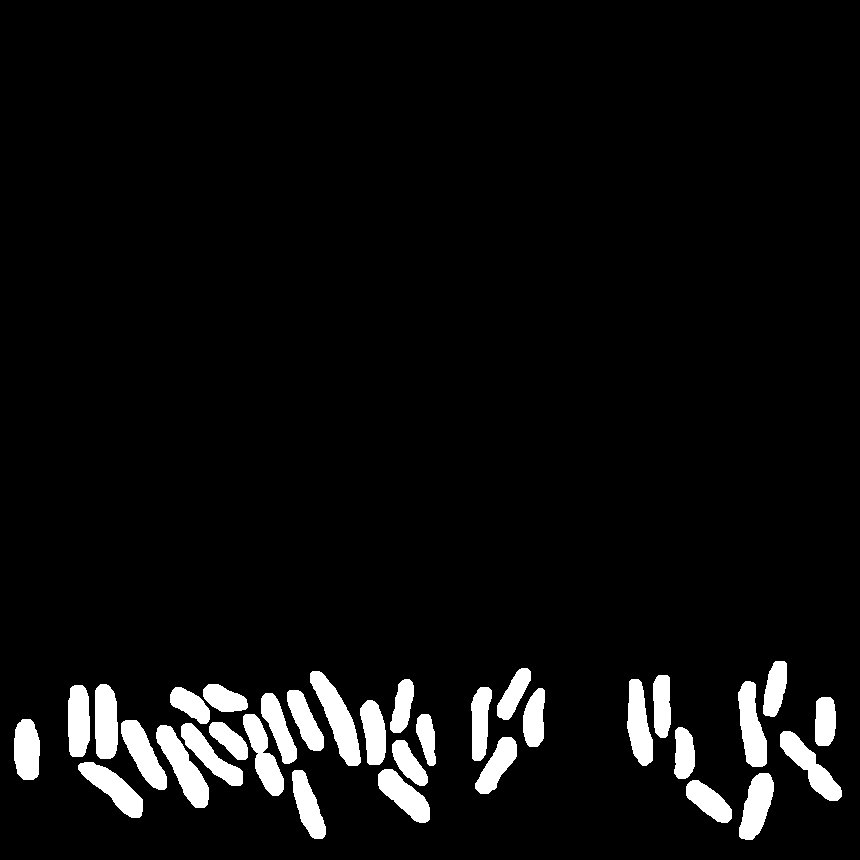
#> input picture gt_phaselabel.tif, 860 x 860 px; the run also reads 1 picture not shown here
$ python evalphasedata3.py   (Python 2 division)   (older library calls are emulated)
#> lines starting #> are read from the running program, lines starting #| are printed output that depends on the picture
### createbacteria.py
''''
img is the classified image
'''


import numpy as np
import cv2
from matplotlib import pyplot as plt
import skimage.morphology as skmorph
from scipy.ndimage import label
import scipy as sp
import gaussianRectangle
from sklearn.cluster import k_means_
import itertools
import sklearn

def findAreaDistribution(img):
    '''
    findAreaDistribution(img)--> sizearray, containing area of all objects
    '''
    uniq = np.unique(img)
    uniq = uniq[uniq>0]
    sizearray = np.zeros_like(uniq)
    for ii, jj in enumerate(uniq):
        sizearray[ii] = np.sum(img==jj)
    return(sizearray)

def removeBoundaryLabel(labelimg):
    '''
       removeBoundaryLabel(labelimg)-> outimg boundary labels removed
    '''

    boundlab = np.unique( np.concatenate(( labelimg[0,:] , labelimg[:,0] ,labelimg[-1,:], labelimg[:,-1])  ) )
#> boundlab = [0, 1, 2, 3, 4, 5, 6, 120, 138]
    boundlab = boundlab[boundlab>0]
#> boundlab = [1, 2, 3, 4, 5, 6, 120, 138]
    for ii in boundlab:
        labelimg[labelimg==ii]=0
#> this loop made 8 passes
#> ii on passes 7 to 8: 120, 138
    return(labelimg)


def labelDilation(img, window):

    '''labelDilation(img, window) -->dilimage

    input (labeled image, window size)

    '''
#> called with window = 3


    wsize = window/2
    gt = img
    dilimage = np.copy(img)
    for ii in np.arange(window, gt.shape[0]-window,1 ):
        for jj in np.arange(window, gt.shape[1]-window,1 ):
            if(np.sum(gt[ii-wsize:ii+wsize+1,jj-wsize:jj+wsize+1]) !=0 and gt[ii,jj]==0):
                dilimage[ii,jj] = findMaxOccurance(gt[ii-wsize:ii+wsize+1,jj-wsize:jj+wsize+1])
#> this loop made 854 passes
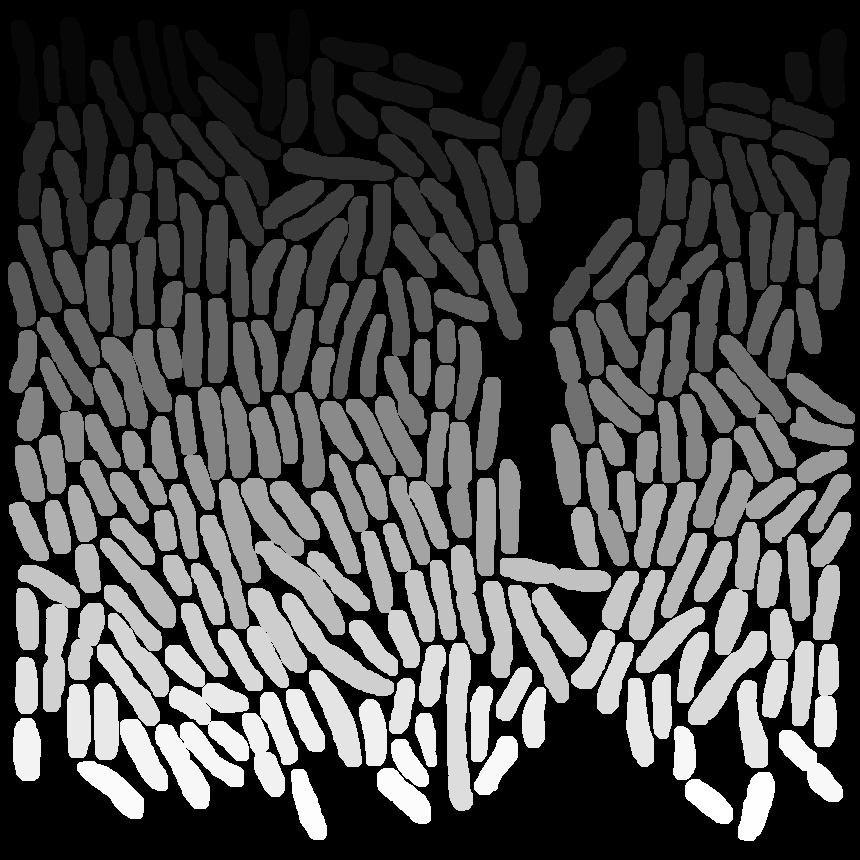
#> dilimage: shape (860, 860) uint16; min 0, max 288, mean 81.3; drawn with min black and max white
    return(dilimage)


def evaluateSegmentation2(glabel, bacteriaregion):
    '''
    evaluateSegmentation2(glabel, bacteriaregion)--> recall, precision, fmeasure, dicescore
     version2
    '''
    labelvals = np.unique(glabel)
    baclabels = np.unique(bacteriaregion)
    baclabels = baclabels[baclabels>0]
    visited = np.zeros_like(baclabels)

    recall = np.zeros(labelvals.shape[0])
    precision = np.zeros(labelvals.shape[0])
    accuracy = np.zeros(labelvals.shape[0])
    fmeasure = np.zeros(labelvals.shape[0])
    dicescore =np.zeros(labelvals.shape[0])

    for ii in np.arange(1,labelvals.shape[0]):
        temp = glabel == labelvals[ii]
        temparray = bacteriaregion[temp]
        vals = np.unique(temparray)
        countval = np.zeros((vals.shape))
        if (vals.shape[0] > 1):
            for jj in range(vals.shape[0]):
                countval[jj] = temparray.tolist().count(vals[jj])
        maxoverlaplabel = vals[countval.argmax()]
        if(maxoverlaplabel!=0):
            coverageingt = temparray.tolist().count(maxoverlaplabel)/np.float64(temparray.shape[0])
            bacloc = np.argwhere(bacteriaregion == maxoverlaplabel)
            coverageinbac = temp[bacloc[:,0],bacloc[:,1]].tolist().count(True)/np.float64(bacloc.shape[0])
            #if (coverageingt > 0.6 and coverageinbac > 0.6):
            if (coverageingt > 0.0 and coverageinbac > 0.0):

                visited[np.argwhere(baclabels==maxoverlaplabel)[0][0]] = 1

                tp = np.float64(temparray.tolist().count(maxoverlaplabel))
                fn = np.float64(temparray.shape[0] - tp)
                fp = np.float64(bacloc.shape[0] - tp)
                recall[ii] = tp/(tp + fn)
                precision[ii] = tp/(tp + fp)
                accuracy[ii] = tp/(tp + fn + fp)
                fmeasure[ii] = (2*precision[ii]*recall[ii])/(precision[ii] + recall[ii])
                dicescore[ii] = 2*tp/(fp + fn + 2*tp)

    for ii in baclabels[np.argwhere(visited!=1)]:
        recall = np.append(recall,0)
        precision = np.append(precision,0)
        accuracy = np.append(accuracy,0)
        fmeasure = np.append(fmeasure,0)
        dicescore = np.append(dicescore,0)

    return(recall, precision, fmeasure, dicescore)


# [121 lines left out: functions findAverageimage, rotateImage, cenMoment, ellipseParam, not called in this run]

def findMaxOccurance(data):
    '''
    findMaxOccurance(data)-->maxoccur
    finds the element which repeats maximum
    '''
    uniqdata = np.unique(data)
    uniqdata = uniqdata[uniqdata>0]
    sizelist = []
    for ii in range(uniqdata.shape[0]):
        sizelist.append(np.sum(data==uniqdata[ii]))
    maxoccur = uniqdata[np.argmax(sizelist)]
    return(maxoccur)


# [802 lines left out: functions kmeanCluster, mergeCells2, findCombinations, mergeCell, fitEllipseImage, findConvexImage and 32 more, not called in this run]

### evalphasedata3.py
#%%

import time

import createbacteria  as cb
import numpy as np
from matplotlib import pyplot as plt
import cv2
import scipy.io as sio


def fthreshValue(fmeasure,binval):
    a = np.linspace(0, 1, binval)
    fthresh = np.zeros((a.shape[0]))
    for ii in range(a.shape[0]):
        fthresh[ii] = (fmeasure > a[ii] ).tolist().count(True)
    return(fthresh/fmeasure.shape[0])

LINEWIDTH = 1
FONTSIZE = 14
font = {'family' : 'normal',
        'weight' : 'normal',
        'size'   : FONTSIZE}

plt.rc('font', **font)


#%% Elf phase dataset
startime = time.time()

gt = cv2.imread('gt_phaselabel.tif',cv2.CV_LOAD_IMAGE_UNCHANGED)

gt = cb.removeBoundaryLabel(gt)
gt = cb.labelDilation(gt,3)


cbaout = cv2.imread('cba_phase_outimg.tif',cv2.CV_LOAD_IMAGE_UNCHANGED)
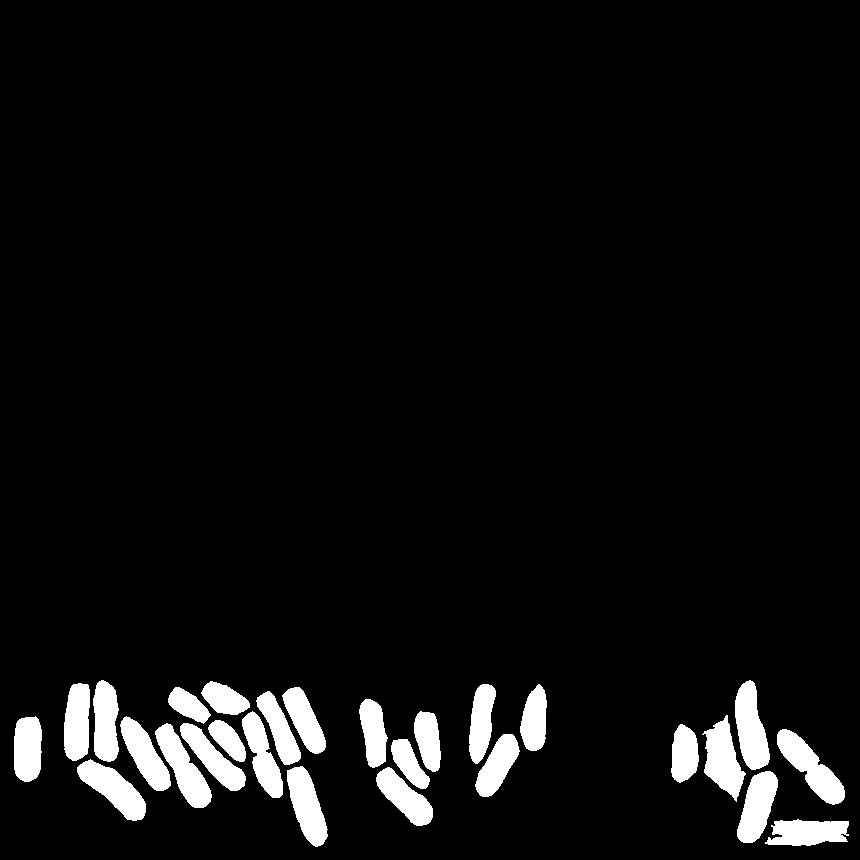
#> input picture cba_phase_outimg.tif, 860 x 860 px
#> cbaout: shape (860, 860) uint16; min 0, max 282, mean 85
cbaout = cb.removeBoundaryLabel(cbaout)
#> the loop in removeBoundaryLabel (call 2), `for ii in boundlab:` made 2 passes
#> ii on passes 1 to 2: 121, 137

cbafilt = cv2.imread('cba_phase_filterout.tif',cv2.CV_LOAD_IMAGE_UNCHANGED)
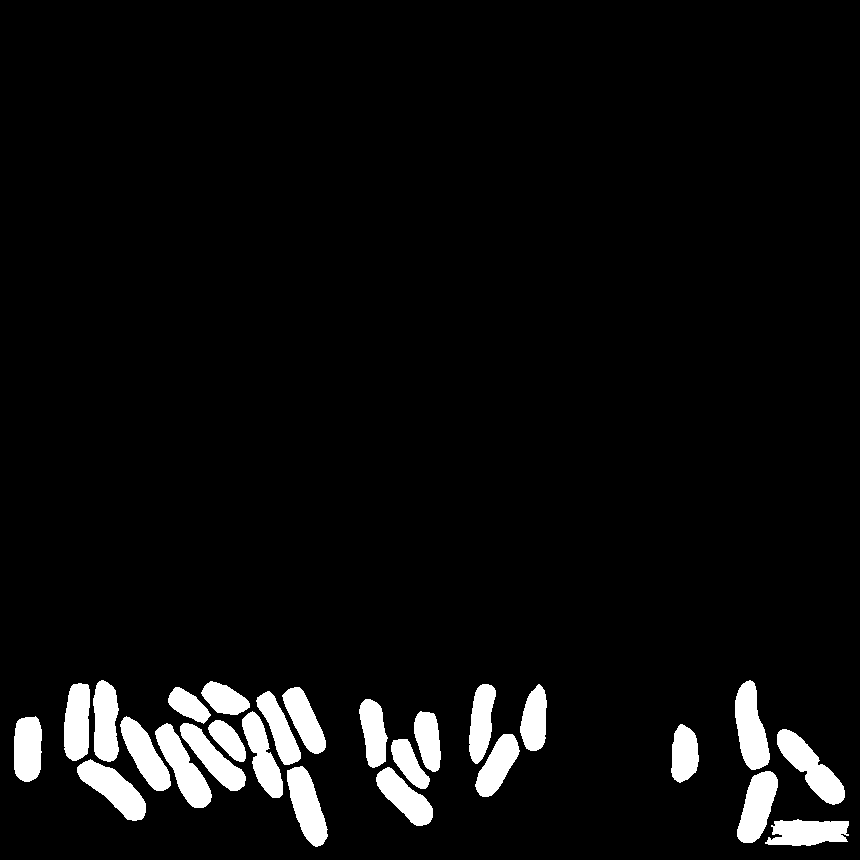
#> input picture cba_phase_filterout.tif, 860 x 860 px
#> cbafilt: shape (860, 860) uint16; min 0, max 282, mean 84

cbafilt = cb.removeBoundaryLabel(cbafilt)

cbasmooth = cv2.imread('cba_phase_smoothout.tif',cv2.CV_LOAD_IMAGE_UNCHANGED)
#> cbasmooth: shape (860, 860) uint16; min 0, max 282, mean 83.8

cbasmooth = cb.removeBoundaryLabel(cbasmooth)


mamle = cv2.imread('mamle_phase.tif',cv2.CV_LOAD_IMAGE_UNCHANGED)
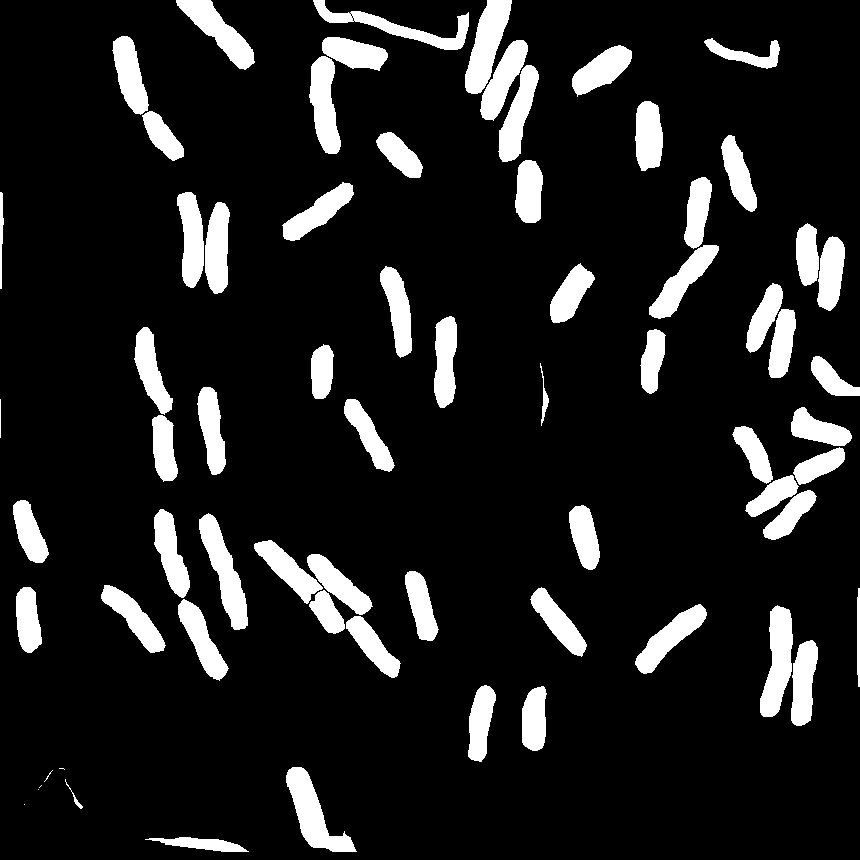
#> input picture mamle_phase.tif, 860 x 860 px
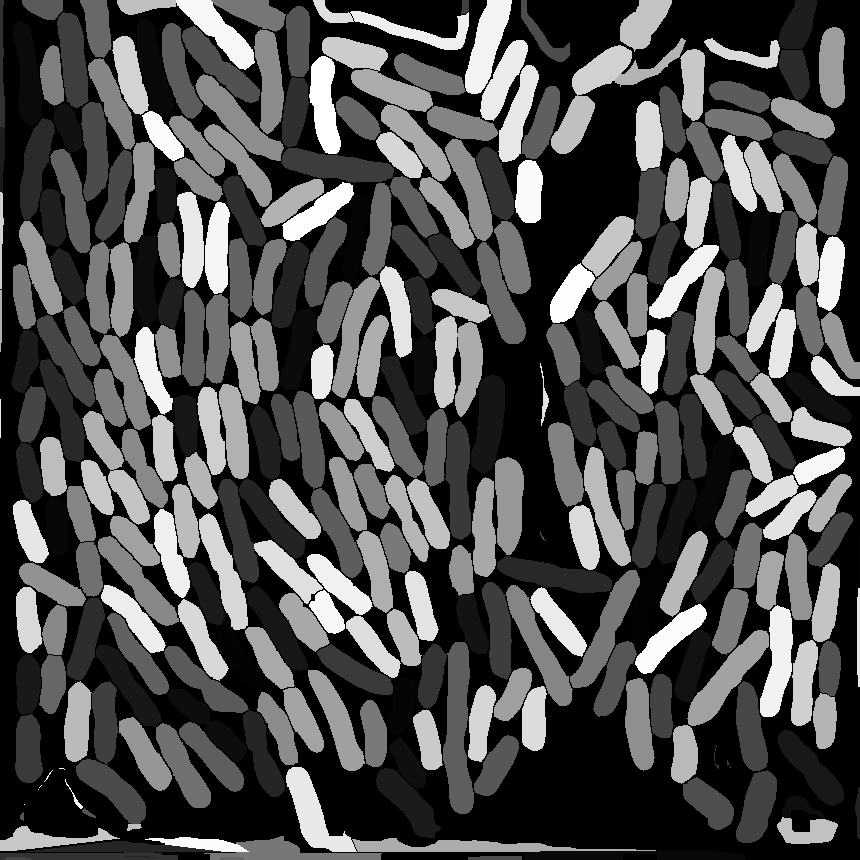
#> mamle: shape (860, 860) uint16; min 0, max 320, mean 99.1; drawn with min black and max white
#mamle = cv2.imread('/Users/sajithks/Documents/project_cell_tracking/processed/result_comparisons/segmentation/others/mamle/mamleelfphase.tif',cv2.CV_LOAD_IMAGE_UNCHANGED)

mamle = cb.removeBoundaryLabel(mamle)


plotloc = ''

matfile = sio.loadmat('phase3.mat')
#> (reads phase3.mat from the repository)

metrics = matfile['metrics']

recall1, precision1, fmeasure1, dicescore1 = cb.evaluateSegmentation2(gt, cbaout)
#> the loop in evaluateSegmentation2, `for ii in baclabels[np.argwhere(visited!=1)]:` made 13 passes
#> ii on passes 1 to 12: [1], [2], [3], [4], [5], [6], [7], [8], [9], [36], [230], [268]
recall2, precision2, fmeasure2, dicescore2 = cb.evaluateSegmentation2(gt, cbafilt)
#> the loop in evaluateSegmentation2 (call 2), `for ii in baclabels[np.argwhere(visited!=1)]:` made 7 passes
recall3, precision3, fmeasure3, dicescore3 = cb.evaluateSegmentation2(gt, cbasmooth)

recall4 = metrics[:,0]
precision4 = metrics[:,1]
fmeasure4 = metrics[:,2]
dicescore4 = metrics[:,3]

recall5, precision5, fmeasure5, dicescore5 = cb.evaluateSegmentation2(gt, mamle)

bincount = 100
ft1 = fthreshValue(fmeasure1, bincount)
ft2 = fthreshValue(fmeasure2, bincount)
ft3 = fthreshValue(fmeasure3, bincount)
ft4 = fthreshValue(fmeasure4, bincount)
ft5 = fthreshValue(fmeasure5, bincount)


xval = np.linspace(0, 1, bincount)


plt.figure()#, plt.plot(xval, ft1, label='outimg','')#, xval, ft2, 'b', xval, ft3, 'r', xval, ft4, 'g'),plt.title('F-score Elf phase'),plt.legend(('line1','line2','line3','line4'),('outimg','filterout','smoothout','microbetracker')),plt.show()
line1, = plt.plot(xval, ft1, label='algorithm',color = 'k')
line2, = plt.plot(xval, ft2, label='algorithm + filtering',color = 'r', linestyle = '--')
line3, = plt.plot(xval, ft3, label='algorithm + filtering + smoothing',color = 'g', linestyle = ':' ,marker = '')
line4, = plt.plot(xval, ft4, label='Microbetracker',color = 'b', linestyle = '-')
line5, = plt.plot(xval, ft5, label='MAMLE',color = 'y', linestyle = '-')

plt.xlabel('F-score ', fontsize=30),plt.ylabel('cumulative % of cells', fontsize=30)

#plt.xlabel('F-score phase data 2', fontsize=FONTSIZE),plt.ylabel('% of total cells', fontsize=FONTSIZE)
#plt.legend(handler_map={line1: HandlerLine2D(numpoints=16)},loc='lower left')
#plt.show()
frame=plt.gca()
plt.yticks(np.arange(0, 1.25, .25),np.arange(0,125,25))
plt.xticks(np.arange(0,1.25,.5))
plt.tick_params(axis='both', which='major', labelsize=30)

#frame.axes.get_xaxis().set_visible(False)
#frame.axes.get_yaxis().set_visible(False)
plt.savefig(plotloc+'phasdat3fscorecumul.png',bbox_inches='tight')
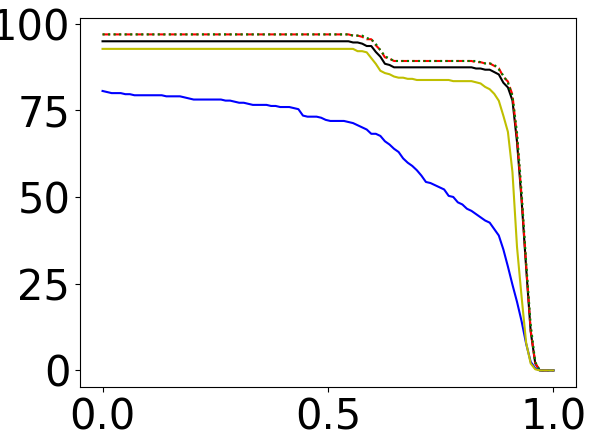
#> figure drawn by matplotlib, 1 panel; curve peaks at x = 0, y = 0.949; curve peaks at x = 0, y = 0.969; curve peaks at x = 0, y = 0.969

# recall
binvals = 100
xval = np.linspace(0, 1, binvals)
# [95 lines of commented-out code are left out]

a1 = cb.findAreaDistribution(gt)
#> the loop in findAreaDistribution, `for ii, jj in enumerate(uniq):` made 279 passes
a2 = cb.findAreaDistribution(cbaout)
a3 = cb.findAreaDistribution(cbafilt)
a4 = cb.findAreaDistribution(cbasmooth)
#a5 = cb.findAreaDistribution(microb)

#> (the run stopped early here; a loop or call above may not have finished)
